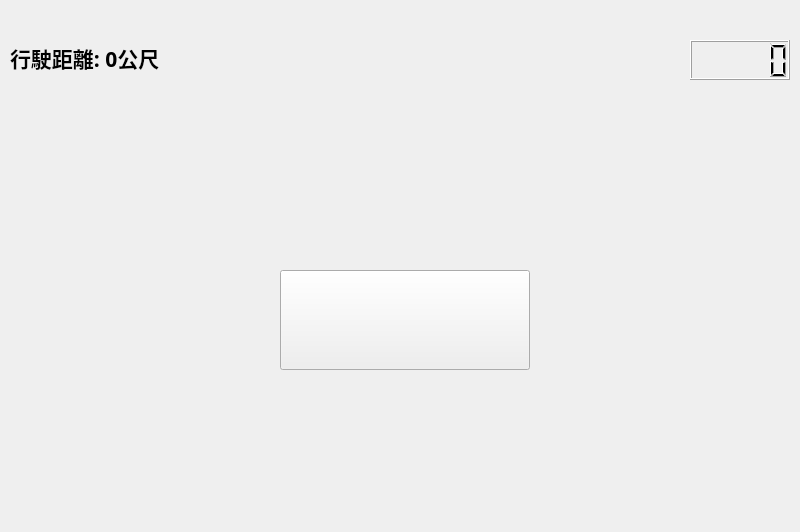
<?xml version="1.0" encoding="UTF-8"?>
<ui version="4.0">
 <class>MainWindow</class>
 <widget class="QMainWindow" name="MainWindow">
  <property name="geometry">
   <rect>
    <x>0</x>
    <y>0</y>
    <width>800</width>
    <height>532</height>
   </rect>
  </property>
  <property name="minimumSize">
   <size>
    <width>800</width>
    <height>532</height>
   </size>
  </property>
  <property name="maximumSize">
   <size>
    <width>800</width>
    <height>532</height>
   </size>
  </property>
  <property name="windowTitle">
   <string>MainWindow</string>
  </property>
  <widget class="QWidget" name="centralwidget">
   <widget class="QLabel" name="background">
    <property name="geometry">
     <rect>
      <x>0</x>
      <y>0</y>
      <width>4800</width>
      <height>512</height>
     </rect>
    </property>
    <property name="text">
     <string/>
    </property>
    <property name="pixmap">
     <pixmap resource="images.qrc">:/src/map.png</pixmap>
    </property>
   </widget>
   <widget class="QLabel" name="car">
    <property name="geometry">
     <rect>
      <x>10</x>
      <y>220</y>
      <width>237</width>
      <height>71</height>
     </rect>
    </property>
    <property name="text">
     <string/>
    </property>
    <property name="pixmap">
     <pixmap resource="images.qrc">:/src/car.png</pixmap>
    </property>
    <property name="scaledContents">
     <bool>true</bool>
    </property>
   </widget>
   <widget class="QLabel" name="label_title">
    <property name="geometry">
     <rect>
      <x>210</x>
      <y>70</y>
      <width>384</width>
      <height>150</height>
     </rect>
    </property>
    <property name="styleSheet">
     <string notr="true">color: rgb(255, 255, 255);</string>
    </property>
    <property name="text">
     <string/>
    </property>
    <property name="pixmap">
     <pixmap resource="images.qrc">:/src/game_name.png</pixmap>
    </property>
   </widget>
   <widget class="QPushButton" name="pushButton_start_game">
    <property name="geometry">
     <rect>
      <x>280</x>
      <y>270</y>
      <width>250</width>
      <height>100</height>
     </rect>
    </property>
    <property name="focusPolicy">
     <enum>Qt::NoFocus</enum>
    </property>
    <property name="text">
     <string/>
    </property>
    <property name="icon">
     <iconset resource="images.qrc">
      <normaloff>:/src/start_btn.png</normaloff>:/src/start_btn.png</iconset>
    </property>
    <property name="iconSize">
     <size>
      <width>250</width>
      <height>100</height>
     </size>
    </property>
   </widget>
   <widget class="QLabel" name="label_distance">
    <property name="geometry">
     <rect>
      <x>10</x>
      <y>40</y>
      <width>300</width>
      <height>36</height>
     </rect>
    </property>
    <property name="font">
     <font>
      <family>微軟正黑體</family>
      <pointsize>16</pointsize>
      <weight>75</weight>
      <bold>true</bold>
     </font>
    </property>
    <property name="text">
     <string>行駛距離: 0公尺</string>
    </property>
   </widget>
   <widget class="QLCDNumber" name="lcd_clock">
    <property name="geometry">
     <rect>
      <x>690</x>
      <y>40</y>
      <width>100</width>
      <height>40</height>
     </rect>
    </property>
   </widget>
   <widget class="QLabel" name="block_01">
    <property name="geometry">
     <rect>
      <x>620</x>
      <y>40</y>
      <width>64</width>
      <height>64</height>
     </rect>
    </property>
    <property name="text">
     <string/>
    </property>
    <property name="pixmap">
     <pixmap resource="images.qrc">:/src/item1.png</pixmap>
    </property>
   </widget>
   <widget class="QLabel" name="block_02">
    <property name="geometry">
     <rect>
      <x>620</x>
      <y>110</y>
      <width>64</width>
      <height>64</height>
     </rect>
    </property>
    <property name="text">
     <string/>
    </property>
    <property name="pixmap">
     <pixmap resource="images.qrc">:/src/item2.png</pixmap>
    </property>
   </widget>
   <widget class="QLabel" name="block_03">
    <property name="geometry">
     <rect>
      <x>620</x>
      <y>180</y>
      <width>64</width>
      <height>64</height>
     </rect>
    </property>
    <property name="text">
     <string/>
    </property>
    <property name="pixmap">
     <pixmap resource="images.qrc">:/src/item3.png</pixmap>
    </property>
   </widget>
   <widget class="QLabel" name="block_06">
    <property name="geometry">
     <rect>
      <x>620</x>
      <y>410</y>
      <width>64</width>
      <height>64</height>
     </rect>
    </property>
    <property name="text">
     <string/>
    </property>
    <property name="pixmap">
     <pixmap resource="images.qrc">:/src/item1.png</pixmap>
    </property>
   </widget>
   <widget class="QLabel" name="block_05">
    <property name="geometry">
     <rect>
      <x>620</x>
      <y>340</y>
      <width>64</width>
      <height>64</height>
     </rect>
    </property>
    <property name="text">
     <string/>
    </property>
    <property name="pixmap">
     <pixmap resource="images.qrc">:/src/item2.png</pixmap>
    </property>
   </widget>
   <widget class="QLabel" name="block_04">
    <property name="geometry">
     <rect>
      <x>620</x>
      <y>260</y>
      <width>64</width>
      <height>64</height>
     </rect>
    </property>
    <property name="text">
     <string/>
    </property>
    <property name="pixmap">
     <pixmap resource="images.qrc">:/src/item3.png</pixmap>
    </property>
   </widget>
   <zorder>background</zorder>
   <zorder>block_06</zorder>
   <zorder>block_05</zorder>
   <zorder>block_04</zorder>
   <zorder>block_03</zorder>
   <zorder>block_02</zorder>
   <zorder>block_01</zorder>
   <zorder>car</zorder>
   <zorder>label_title</zorder>
   <zorder>pushButton_start_game</zorder>
   <zorder>label_distance</zorder>
   <zorder>lcd_clock</zorder>
  </widget>
 </widget>
 <resources>
  <include location="images.qrc"/>
 </resources>
 <connections/>
</ui>
